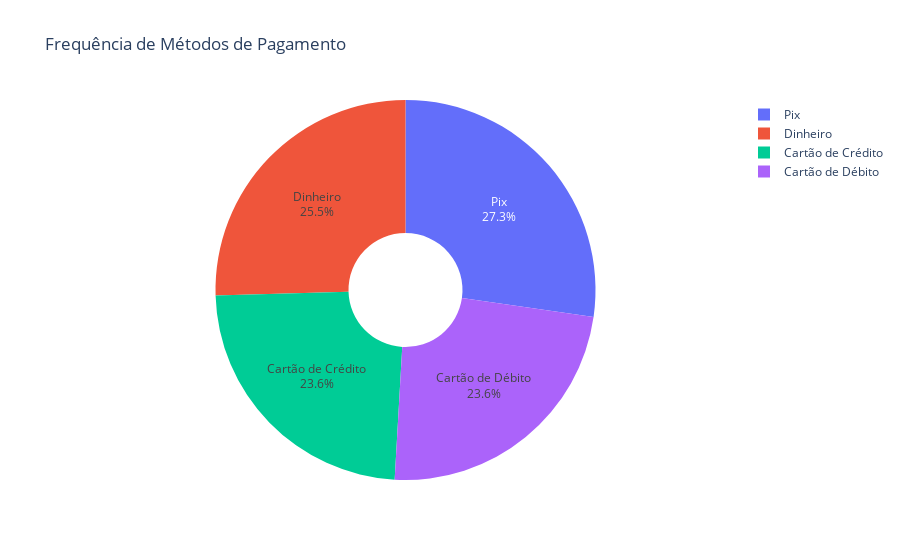

Notebook cell for this chart:
### Markdown cell above
### Métodos de Pagamento Utilizados

### Code cell
query_metodo_pag = "SELECT * FROM MetodoPag;"
df_metodo_pag = pd.read_sql_query(query_metodo_pag, CONN)

if df_metodo_pag.empty:
    print("Não foram encontrados registros de pagamento")
else:
    fig = px.pie(df_metodo_pag,
                 names='Metodo',
                 values='Vezes_Usado',
                 title='Frequência de Métodos de Pagamento',
                 hole=0.3, 
                 labels={'Metodo': 'Método de Pagamento', 'Vezes_Usado': 'Vezes Usado'})

    fig.update_traces(textposition='inside', textinfo='percent+label') 
    fig.show()

### Figure 1 — Plotly figure (JSON) as saved in the notebook; plotly's stock layout.template omitted (floating-point values rounded to 4 significant figures)
{"data": [{"domain": {"x": [0, 1], "y": [0, 1]}, "hole": 0.3, "hovertemplate": "Método de Pagamento=%{label}<br>Vezes Usado=%{value}<extra></extra>", "labels": ["Cartão de Crédito", "Cartão de Débito", "Dinheiro", "Pix"], "legendgroup": "", "name": "", "showlegend": true, "textinfo": "percent+label", "textposition": "inside", "type": "pie", "values": [13, 13, 14, 15]}], "layout": {"legend": {"tracegroupgap": 0}, "title": {"text": "Frequência de Métodos de Pagamento"}}}
